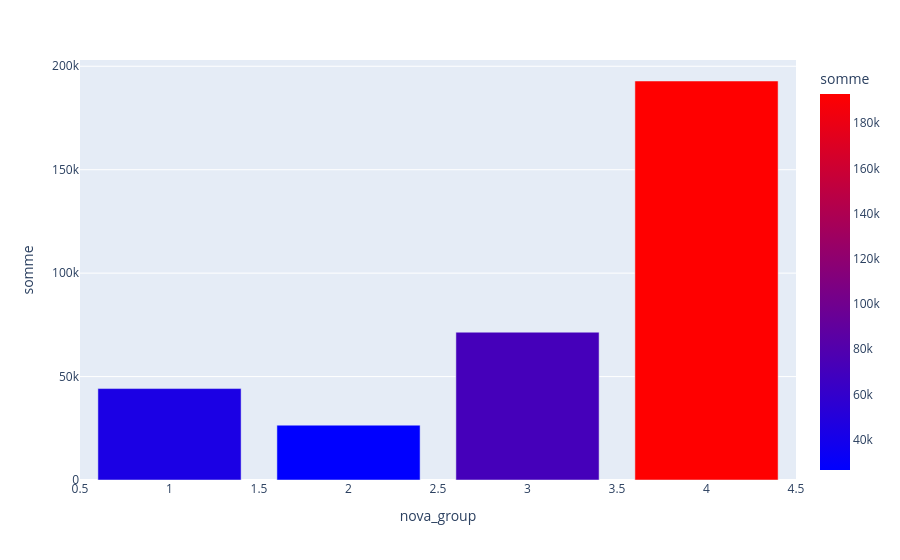

Source (notebook cell):
### Code cell
nova_group = count_for_graph(df,"nova_group")

graph = px.bar(nova_group, x="nova_group", y="somme", color="somme", color_continuous_scale="bluered")
graph.show()

### Figure 1 — Plotly figure (JSON) as saved in the notebook; plotly's stock layout.template omitted (floating-point values rounded to 4 significant figures)
{"data": [{"hovertemplate": "nova_group=%{x}<br>somme=%{marker.color}<extra></extra>", "legendgroup": "", "marker": {"color": [44197, 26504, 71451, 192875], "coloraxis": "coloraxis", "pattern": {"shape": ""}}, "name": "", "orientation": "v", "showlegend": false, "textposition": "auto", "type": "bar", "x": [1.0, 2.0, 3.0, 4.0], "xaxis": "x", "y": [44197, 26504, 71451, 192875], "yaxis": "y"}], "layout": {"barmode": "relative", "coloraxis": {"autocolorscale": false, "colorbar": {"title": {"text": "somme"}}, "colorscale": [[0, "rgb(0,0,255)"], [1, "rgb(255,0,0)"]]}, "legend": {"tracegroupgap": 0}, "margin": {"t": 60}, "xaxis": {"anchor": "y", "domain": [0, 1], "title": {"text": "nova_group"}}, "yaxis": {"anchor": "x", "domain": [0, 1], "title": {"text": "somme"}}}}
